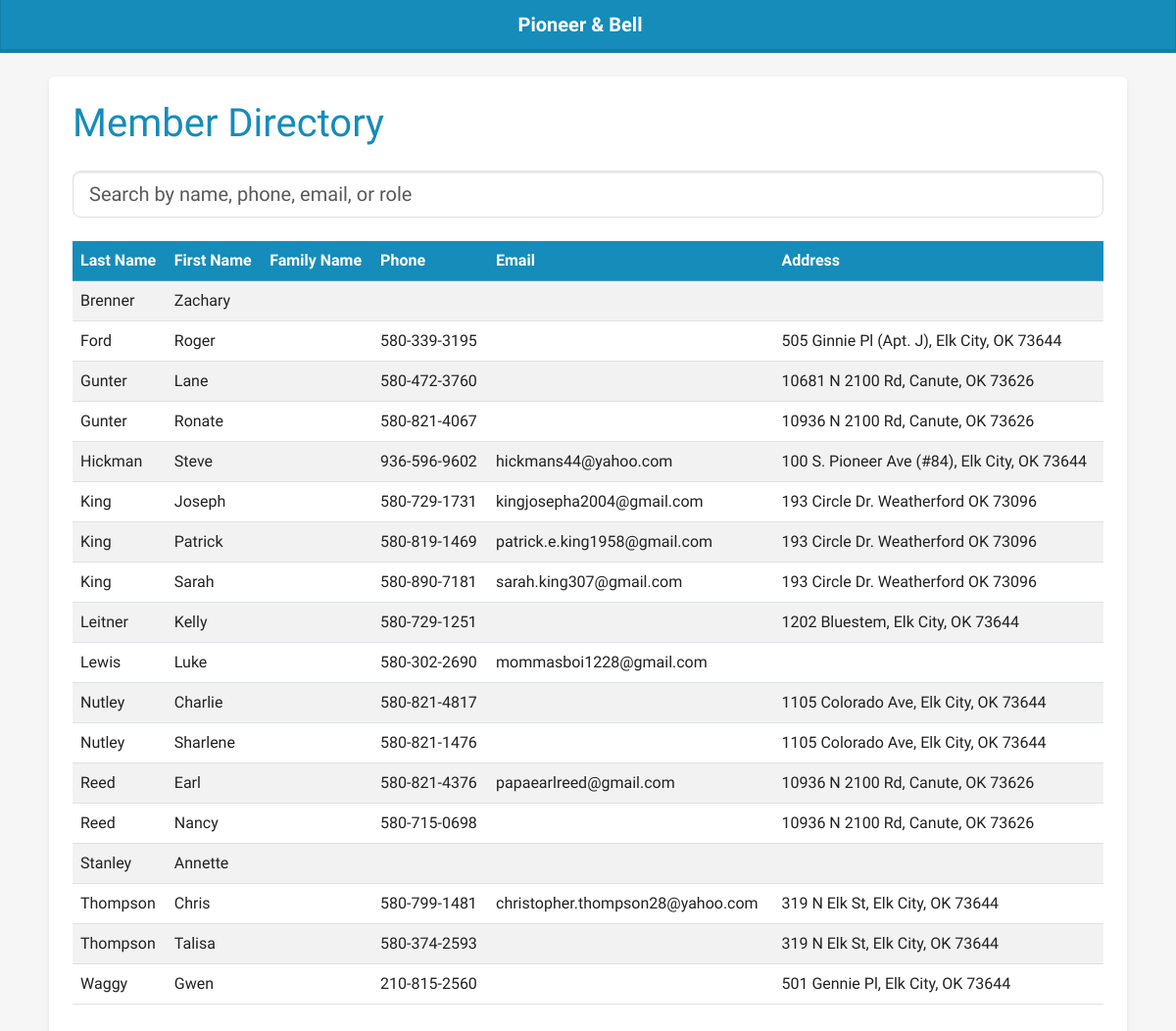
Page /directory/ (signed in) on the committed database.
### directory/models.py (models this page shows, shortened)
class DirectoryEntry(models.Model):
    last_name = models.CharField(max_length=50)
    first_name = models.CharField(max_length=50)
    family_name = models.CharField(max_length=50)
    phone = models.CharField(max_length=20, blank=True)
    email = models.EmailField(blank=True)
    address = models.CharField(max_length=200, blank=True)
    MEMBER_STATUS = [
        ("ACTIVE", "Active Member"),
        ("INACTIVE", "Inactive Member"),
    ]
    status = models.CharField(max_length=10, choices=MEMBER_STATUS, default="ACTIVE")
    raw_roles = models.TextField(blank=True)
    assigned_roles = models.ManyToManyField(Role, blank=True)
    notes = models.TextField(blank=True)

### directory/views.py (the view)
# urls.py: path("directory/", directory_view, name="directory"),
@login_required
def directory_view(request):
    today = date.today()
    members = DirectoryEntry.objects.all().order_by("last_name", "first_name")
    context = {
        "members": members,      # <-- correct queryset name
        "today": today,          # <-- required for navbar
        "year": today.year,      # <-- required for navbar
        "month": today.month,    # <-- required for navbar
    }
    return render(request, "directory/directory.html", context)

### templates/directory/directory.html (shortened to what this page needs)
<!DOCTYPE html>
<html lang="en">
<head>
    {% load static %}
    <link rel="stylesheet" href="{% static 'css/bootstrap.min.css' %}">
</head>
<body class="bg-light">
<nav class="navbar navbar-dark bg-primary mb-4">
    <div class="container-fluid justify-content-center">
        <span class="navbar-brand mb-0 h1 fw-bold">Pioneer & Bell</span>
    </div>
</nav>
<div class="container bg-white p-4 rounded shadow-sm directory-container">
    <h1 class="text-primary mb-4 directory-title">Member Directory</h1>
    <div class="mb-4">
        <input
            type="text"
            id="directorySearch"
            class="form-control form-control-lg directory-search"
            placeholder="Search by name, phone, email, or role">
    </div>
    <div class="table-responsive directory-table-wrapper">
        <table class="table table-striped table-hover" id="directoryTable">
            <thead class="table-primary directory-header">
                <tr>
                    <th>Last Name</th>
                    <th>First Name</th>
                    <th>Family Name</th>
                    <th>Phone</th>
                    <th>Email</th>
                    <th>Address</th>
                </tr>
            </thead>
            <tbody>
                {% for entry in members %}
                <tr class="directory-row">
                    <td class="directory-cell">{{ entry.last_name }}</td>
                    <td class="directory-cell">{{ entry.first_name }}</td>
                    <td class="directory-cell">{{ entry.family_name }}</td>
                    <td class="directory-cell">{{ entry.phone }}</td>
                    <td class="directory-cell">{{ entry.email }}</td>
                    <td class="directory-cell">{{ entry.address }}</td>
                </tr>
                {% endfor %}
            </tbody>
        </table>
    </div>
</div>
</body>
</html>

### templates/directory/directory.html (style rules this page uses)
.directory-container { max-width: 1100px; }

### rows in the picture
DirectoryEntry: last_name "Brenner", first_name "Zachary"
DirectoryEntry: last_name "Ford", first_name "Roger", phone "580-339-3195", address "505 Ginnie Pl (Apt. J), Elk City, OK 73644"
DirectoryEntry: last_name "Gunter", first_name "Lane", phone "580-472-3760", address "10681 N 2100 Rd, Canute, OK 73626"
DirectoryEntry: last_name "Gunter", first_name "Ronate", phone "580-821-4067", address "10936 N 2100 Rd, Canute, OK 73626"
DirectoryEntry: last_name "Hickman", first_name "Steve", phone "936-596-9602", email "hickmans44@yahoo.com", address "100 S. Pioneer Ave (#84), Elk City, OK 73644"
DirectoryEntry: last_name "King", first_name "Joseph", phone "580-729-1731", email "kingjosepha2004@gmail.com", address "193 Circle Dr. Weatherford OK 73096"
DirectoryEntry: last_name "King", first_name "Patrick", phone "580-819-1469", email "patrick.e.king1958@gmail.com", address "193 Circle Dr. Weatherford OK 73096"
DirectoryEntry: last_name "King", first_name "Sarah", phone "580-890-7181", email "sarah.king307@gmail.com", address "193 Circle Dr. Weatherford OK 73096"
DirectoryEntry: last_name "Leitner", first_name "Kelly", phone "580-729-1251", address "1202 Bluestem, Elk City, OK 73644"
DirectoryEntry: last_name "Lewis", first_name "Luke", phone "580-302-2690", email "mommasboi1228@gmail.com"
DirectoryEntry: last_name "Nutley", first_name "Charlie", phone "580-821-4817", address "1105 Colorado Ave, Elk City, OK 73644"
DirectoryEntry: last_name "Nutley", first_name "Sharlene", phone "580-821-1476", address "1105 Colorado Ave, Elk City, OK 73644"
DirectoryEntry: last_name "Reed", first_name "Earl", phone "580-821-4376", email "papaearlreed@gmail.com", address "10936 N 2100 Rd, Canute, OK 73626"
DirectoryEntry: last_name "Reed", first_name "Nancy", phone "580-715-0698", address "10936 N 2100 Rd, Canute, OK 73626"
DirectoryEntry: last_name "Stanley", first_name "Annette"
DirectoryEntry: last_name "Thompson", first_name "Chris", phone "580-799-1481", email "christopher.thompson28@yahoo.com", address "319 N Elk St, Elk City, OK 73644"
DirectoryEntry: last_name "Thompson", first_name "Talisa", phone "580-374-2593", address "319 N Elk St, Elk City, OK 73644"
DirectoryEntry: last_name "Waggy", first_name "Gwen", phone "210-815-2560", address "501 Gennie Pl, Elk City, OK 73644"
